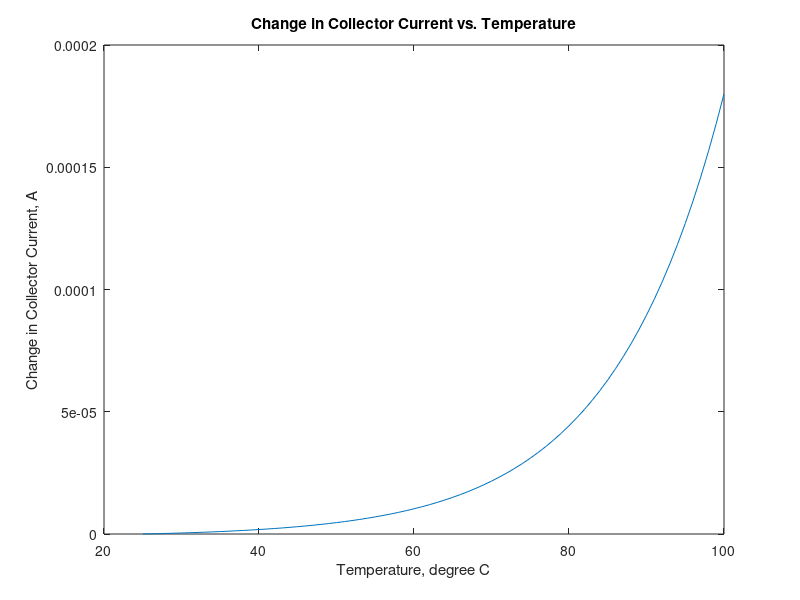

Here is the MATLAB script that generated this plot:
% Bias stability
%
rb1=50e3; rb2=10e3; re=1.2e3; rc=6.8e3;
vcc=10; vbe=0.7; icbo25=1e-6; beta=(150+200)/2;
vbb=vcc*rb2/(rb1+rb2);
rb=rb1*rb2/(rb1+rb2);
ic=beta*(vbb-vbe)/(rb+(beta+1)*re);

%stability factors are calculated
svbe=-beta/(rb+(beta+1)*re);
alpha=beta/(beta+1);
svcc=1/(rc + (re/alpha));
svicbo=(rb+re)/(re+(rb+re)/alpha);
sbeta=((rb+re)*(vbb-vbe+icbo25*(rb+re))/(rb+re+beta*re)^2);
% Calculate changes in Ic for various temperatures

t=25:1:100;
len_t = length(t);
dbeta = 50; dvcc=0.1;
for i=1:len_t
       dvbe(i)= -2e-3*(t(i)-25);
       dicbo(i)=icbo25*(2^((t(i)-25)/10)-1);
       dic(i)=svbe*dvbe(i)+svcc*dvcc...
		+svicbo+dicbo(i)+sbeta*dbeta;
end
plot(t,dicbo)
title('Change in Collector Current vs. Temperature')
xlabel('Temperature, degree C')
ylabel('Change in Collector Current, A') 
